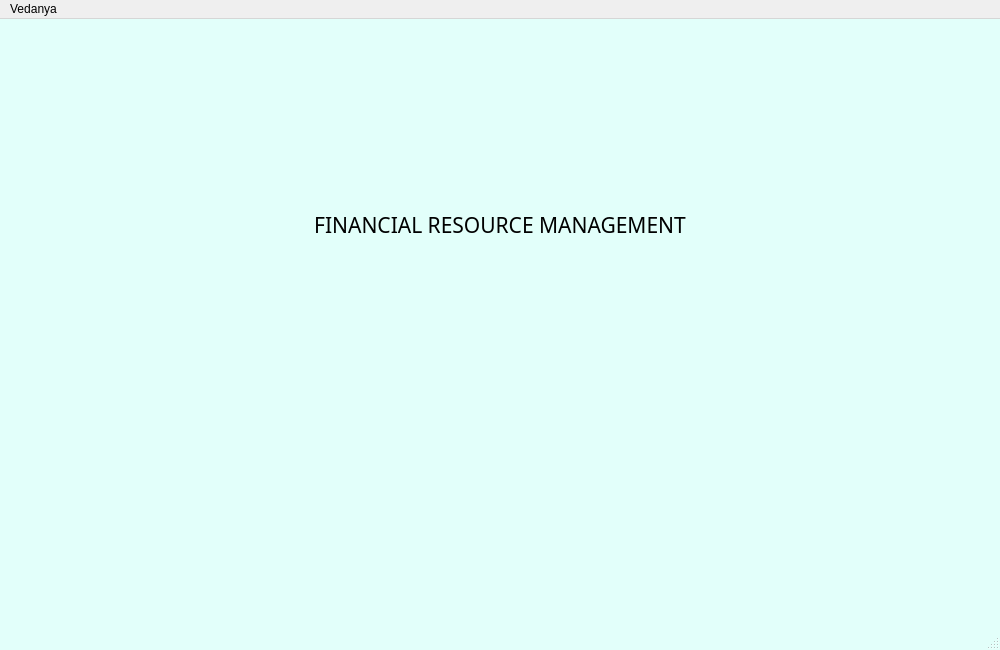
<?xml version="1.0" encoding="UTF-8"?>
<ui version="4.0">
    <class>LandingWindow</class>
    <widget class="QMainWindow" name="LandingWindow">
        <property name="geometry">
            <rect>
                <x>0</x>
                <y>0</y>
                <width>1000</width>
                <height>650</height>
            </rect>
        </property>
        <property name="windowTitle">
            <string>MainWindow</string>
        </property>
        <property name="autoFillBackground">
            <bool>false</bool>
        </property>
        <property name="styleSheet">
            <string notr="true">#LandingWindow{background-color: rgb(226, 255, 250)}</string>
        </property>
        <widget class="QWidget" name="centralwidget">
            <widget class="QPushButton" name="report">
                <property name="enabled">
                    <bool>true</bool>
                </property>
                <property name="geometry">
                    <rect>
                        <x>50</x>
                        <y>330</y>
                        <width>200</width>
                        <height>200</height>
                    </rect>
                </property>
                <property name="cursor">
                    <cursorShape>PointingHandCursor</cursorShape>
                </property>
                <property name="autoFillBackground">
                    <bool>false</bool>
                </property>
                <property name="styleSheet">
                    <string notr="true">border-style: solid;
                        border-radius:500px;
                        border-color: red;
                        max-width:200px;
                        max-height:200px;
                        min-width:200px;
                        min-height:200px;
                    </string>
                </property>
                <property name="text">
                    <string/>
                </property>
                <property name="icon">
                    <iconset>
                        <normaloff>../../assets/report.png</normaloff>../../assets/report.png
                    </iconset>
                </property>
                <property name="iconSize">
                    <size>
                        <width>200</width>
                        <height>200</height>
                    </size>
                </property>
                <property name="autoDefault">
                    <bool>false</bool>
                </property>
                <property name="default">
                    <bool>false</bool>
                </property>
                <property name="flat">
                    <bool>true</bool>
                </property>
            </widget>
            <widget class="QPushButton" name="make_entry">
                <property name="geometry">
                    <rect>
                        <x>280</x>
                        <y>330</y>
                        <width>200</width>
                        <height>200</height>
                    </rect>
                </property>
                <property name="cursor">
                    <cursorShape>PointingHandCursor</cursorShape>
                </property>
                <property name="styleSheet">
                    <string>border-style: solid;
                        border-radius:500px;
                        border-color: red;
                        max-width:200px;
                        max-height:200px;
                        min-width:200px;
                        min-height:200px;
                    </string>
                </property>
                <property name="text">
                    <string/>
                </property>
                <property name="icon">
                    <iconset>
                        <normaloff>../../assets/add.png</normaloff>../../assets/add.png
                    </iconset>
                </property>
                <property name="iconSize">
                    <size>
                        <width>215</width>
                        <height>215</height>
                    </size>
                </property>
                <property name="autoDefault">
                    <bool>false</bool>
                </property>
                <property name="default">
                    <bool>false</bool>
                </property>
                <property name="flat">
                    <bool>false</bool>
                </property>
            </widget>
            <widget class="QPushButton" name="backup">
                <property name="geometry">
                    <rect>
                        <x>510</x>
                        <y>330</y>
                        <width>200</width>
                        <height>200</height>
                    </rect>
                </property>
                <property name="cursor">
                    <cursorShape>PointingHandCursor</cursorShape>
                </property>
                <property name="autoFillBackground">
                    <bool>false</bool>
                </property>
                <property name="styleSheet">
                    <string>border-style: solid;
                        border-radius:500px;
                        border-color: red;
                        max-width:200px;
                        max-height:200px;
                        min-width:200px;
                        min-height:200px;
                    </string>
                </property>
                <property name="text">
                    <string/>
                </property>
                <property name="icon">
                    <iconset>
                        <normaloff>../../assets/backup.png</normaloff>../../assets/backup.png
                    </iconset>
                </property>
                <property name="iconSize">
                    <size>
                        <width>200</width>
                        <height>200</height>
                    </size>
                </property>
                <property name="autoDefault">
                    <bool>false</bool>
                </property>
                <property name="default">
                    <bool>false</bool>
                </property>
                <property name="flat">
                    <bool>false</bool>
                </property>
            </widget>
            <widget class="QPushButton" name="exit">
                <property name="geometry">
                    <rect>
                        <x>740</x>
                        <y>330</y>
                        <width>200</width>
                        <height>200</height>
                    </rect>
                </property>
                <property name="cursor">
                    <cursorShape>PointingHandCursor</cursorShape>
                </property>
                <property name="styleSheet">
                    <string notr="true">border-style: solid;
                        border-radius:500px;
                        border-color: red;
                        max-width:200px;
                        max-height:200px;
                        min-width:200px;
                        min-height:200px;
                    </string>
                </property>
                <property name="text">
                    <string/>
                </property>
                <property name="icon">
                    <iconset>
                        <normaloff>../../assets/exit.png</normaloff>../../assets/exit.png
                    </iconset>
                </property>
                <property name="iconSize">
                    <size>
                        <width>200</width>
                        <height>200</height>
                    </size>
                </property>
                <property name="autoDefault">
                    <bool>false</bool>
                </property>
                <property name="default">
                    <bool>false</bool>
                </property>
                <property name="flat">
                    <bool>false</bool>
                </property>
            </widget>
            <widget class="QLabel" name="logo_label">
                <property name="geometry">
                    <rect>
                        <x>245</x>
                        <y>60</y>
                        <width>500</width>
                        <height>121</height>
                    </rect>
                </property>
                <property name="text">
                    <string/>
                </property>
                <property name="pixmap">
                    <pixmap>../../assets/vedanya_logo.png</pixmap>
                </property>
                <property name="scaledContents">
                    <bool>false</bool>
                </property>
                <property name="alignment">
                    <set>Qt::AlignCenter</set>
                </property>
            </widget>
            <widget class="QLabel" name="label">
                <property name="geometry">
                    <rect>
                        <x>250</x>
                        <y>180</y>
                        <width>500</width>
                        <height>41</height>
                    </rect>
                </property>
                <property name="font">
                    <font>
                        <family>Yu Gothic Light</family>
                        <pointsize>16</pointsize>
                    </font>
                </property>
                <property name="text">
                    <string>FINANCIAL RESOURCE MANAGEMENT</string>
                </property>
                <property name="alignment">
                    <set>Qt::AlignBottom|Qt::AlignHCenter</set>
                </property>
            </widget>
        </widget>
        <widget class="QMenuBar" name="menubar">
            <property name="geometry">
                <rect>
                    <x>0</x>
                    <y>0</y>
                    <width>1000</width>
                    <height>25</height>
                </rect>
            </property>
            <widget class="QMenu" name="menuVedanya">
                <property name="title">
                    <string>Vedanya</string>
                </property>
                <addaction name="actionSupport"/>
                <addaction name="actionAbout"/>
                <addaction name="actionExit"/>
            </widget>
            <addaction name="menuVedanya"/>
        </widget>
        <widget class="QStatusBar" name="statusbar"/>
        <action name="actionExit">
            <property name="text">
                <string>Exit</string>
            </property>
        </action>
        <action name="actionAbout">
            <property name="text">
                <string>About</string>
            </property>
        </action>
        <action name="actionSupport">
            <property name="text">
                <string>Support</string>
            </property>
        </action>
    </widget>
    <resources/>
    <connections/>
</ui>
